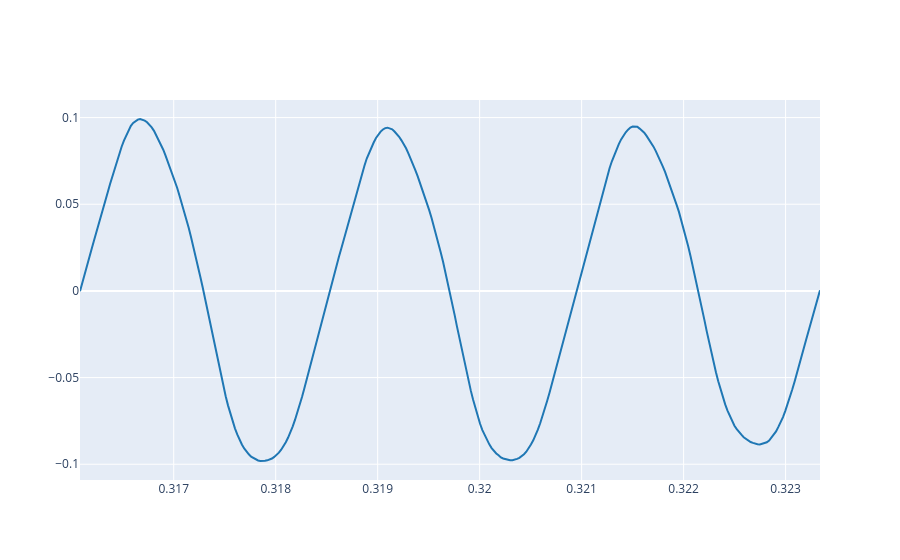

The code cell stored with this chart in its notebook:
### Markdown cell above
2.3. Plot three periods of the signal using the `plot_signals` function and selecting `t_start` and `t_end` arguments accordingly. Try to get the first periods of the audio signal but avoiding the attack section.

### Code cell
# Write the code here

print(ref)
plot_signals(ref, fs, t_start=0.31608, t_end=0.32336)

### Figure 1 — Plotly figure (JSON) as saved in the notebook; plotly's stock layout.template omitted (floating-point values rounded to 4 significant figures; data arrays with more than 128 entries replaced by an {"elided": "..."} marker saying what was removed)
{"data": [{"line": {"color": "#1f77b4", "shape": "linear"}, "mode": "lines", "name": "audio signal 0", "type": "scatter", "x": {"elided": "321 float values"}, "y": {"elided": "321 float values"}}], "layout": {}}
